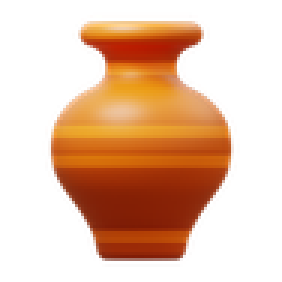
#> input picture backend/icons8-vase-94.png, 94 x 94 px (shown 3 times larger)
$ python generate_icons_from_source.py
#> lines starting #> are read from the running program, lines starting #| are printed output that depends on the picture
#!/usr/bin/env python3
"""
Script pour générer les icônes PWA à partir de icons8-vase-94.png
"""

from PIL import Image
import os

# Créer le dossier icons s'il n'existe pas
icons_dir = 'static/images/icons'
os.makedirs(icons_dir, exist_ok=True)

# Tailles d'icônes PWA requises
SIZES = [72, 96, 128, 144, 152, 192, 384, 512]

# Couleur de fond (bleu Hydria)
BACKGROUND_COLOR = (41, 128, 185)

def create_icon_from_source(source_path, size):
    """
    Crée une icône redimensionnée à partir de l'image source
    """
#> called with source_path = 'icons8-vase-94.png', size = 72
    # Ouvrir l'image source
    source_img = Image.open(source_path)
#> source_img is the input picture: PIL image 94x94 RGBA; mean R, G, B, A 82.2, 40.5, 14.9, 97.7

    # Convertir en RGBA si nécessaire
    if source_img.mode != 'RGBA':
        source_img = source_img.convert('RGBA')

    # Créer une nouvelle image avec fond coloré
    img = Image.new('RGB', (size, size), BACKGROUND_COLOR)

    # Redimensionner l'image source (garder proportions)
    # Utiliser 80% de la taille pour laisser une marge
    icon_size = int(size * 0.8)
    source_img.thumbnail((icon_size, icon_size), Image.Resampling.LANCZOS)
#> source_img: PIL image 57x57 RGBA

    # Convertir l'image source en RGB avec le fond bleu
    source_rgb = Image.new('RGB', source_img.size, BACKGROUND_COLOR)
    source_rgb.paste(source_img, (0, 0), source_img if source_img.mode == 'RGBA' else None)

    # Calculer la position pour centrer
    x = (size - source_rgb.width) // 2
#> x = 7
    y = (size - source_rgb.height) // 2
#> y = 7

    # Coller l'image centrée
    img.paste(source_rgb, (x, y))
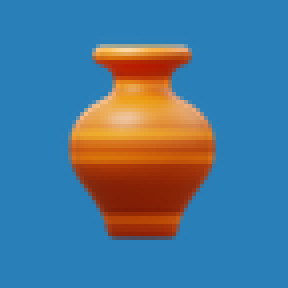
#> img: PIL image 72x72 RGB (shown 4 times larger); mean R, G, B 77.1, 120.3, 148.7

    # Sauvegarder
    filename = f'{icons_dir}/icon-{size}x{size}.png'
    img.save(filename, 'PNG', optimize=True)
    print(f'[OK] Créé: {filename} ({os.path.getsize(filename)} bytes)')

def create_shortcut_icons(source_path):
    """
    Crée les icônes pour les raccourcis avec couleurs différentes
    """
#> called with source_path = 'icons8-vase-94.png'
    shortcuts = [
        ('feed', (241, 196, 15)),      # Orange
        ('planning', (46, 204, 113)),   # Vert
        ('accounting', (52, 152, 219))  # Bleu
    ]
#> shortcuts = [('feed', (241, 196, 15)), ('planning', (46, 204, 113)), ('accounting', (52, 152, 219))]

    source_img = Image.open(source_path)
    if source_img.mode != 'RGBA':
        source_img = source_img.convert('RGBA')

    for name, bg_color in shortcuts:
        img = Image.new('RGB', (96, 96), bg_color)

        # Redimensionner à 70% pour les raccourcis
        icon_size = int(96 * 0.7)
        resized = source_img.copy()
        resized.thumbnail((icon_size, icon_size), Image.Resampling.LANCZOS)

        # Convertir en RGB avec fond coloré
        source_rgb = Image.new('RGB', resized.size, bg_color)
        source_rgb.paste(resized, (0, 0), resized if resized.mode == 'RGBA' else None)

        # Centrer
        x = (96 - source_rgb.width) // 2
        y = (96 - source_rgb.height) // 2
        img.paste(source_rgb, (x, y))

        filename = f'{icons_dir}/shortcut-{name}.png'
        img.save(filename, 'PNG', optimize=True)
        print(f'[OK] Créé: {filename} ({os.path.getsize(filename)} bytes)')
#> this loop made 3 passes
#| [OK] Créé: static/images/icons/shortcut-feed.png (3577 bytes)
#| [OK] Créé: static/images/icons/shortcut-planning.png (3794 bytes)
#| [OK] Créé: static/images/icons/shortcut-accounting.png (3883 bytes)
#> pass 1, in create_shortcut_icons, `img = Image.new('RGB', (96, 96), bg_color)`:
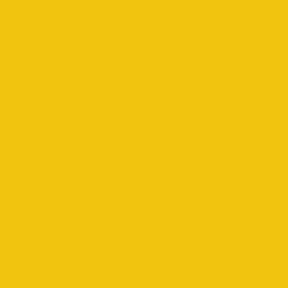
#> img: PIL image 96x96 RGB (shown 3 times larger); mean R, G, B 241, 196, 15
#> pass 1, in create_shortcut_icons, `img.save(filename, 'PNG', optimize=True)`:
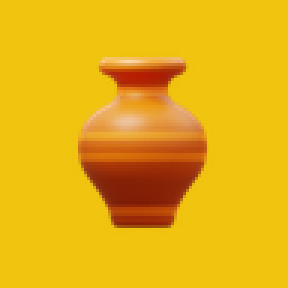
#> saved as shortcut-feed.png: PIL image 96x96 RGB (shown 3 times larger); mean R, G, B 231.6, 177.3, 18.5
#> pass 2, in create_shortcut_icons, `img = Image.new('RGB', (96, 96), bg_color)`:
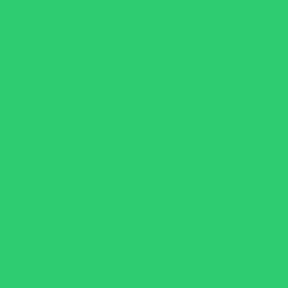
#> img: PIL image 96x96 RGB (shown 3 times larger); mean R, G, B 46, 204, 113
#> after the loop:
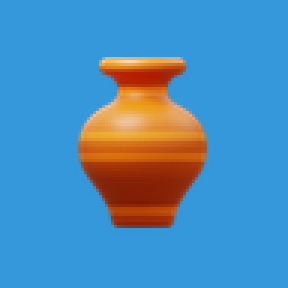
#> img: PIL image 96x96 RGB (shown 3 times larger); mean R, G, B 77.9, 141.5, 184.5
#> after the loop:
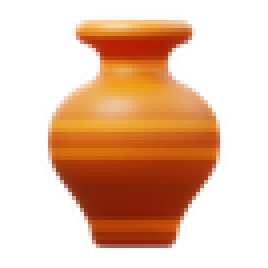
#> resized: PIL image 67x67 RGBA (shown 4 times larger); mean R, G, B, A 86.3, 42.5, 16.3, 97.7; transparent parts drawn white
#> after the loop:
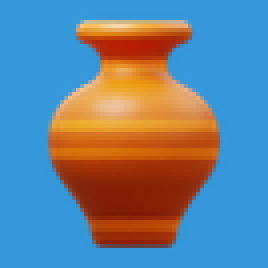
#> source_rgb: PIL image 67x67 RGB (shown 4 times larger); mean R, G, B 105.2, 130.4, 148.1

if __name__ == '__main__':
    source_file = 'icons8-vase-94.png'

    if not os.path.exists(source_file):
        print(f"[ERREUR] Fichier source non trouvé: {source_file}")
        exit(1)

    print(f"Génération des icônes PWA depuis {source_file}...")
    print("=" * 60)

    for size in SIZES:
        create_icon_from_source(source_file, size)

    print("\nGénération des icônes de raccourcis...")
    print("-" * 60)
    create_shortcut_icons(source_file)

    print("\n" + "=" * 60)
    print(f"Terminé! {len(SIZES) + 3} icônes générées.")
    print("\nProchaine étape: Vider le cache du navigateur et réinstaller la PWA")
